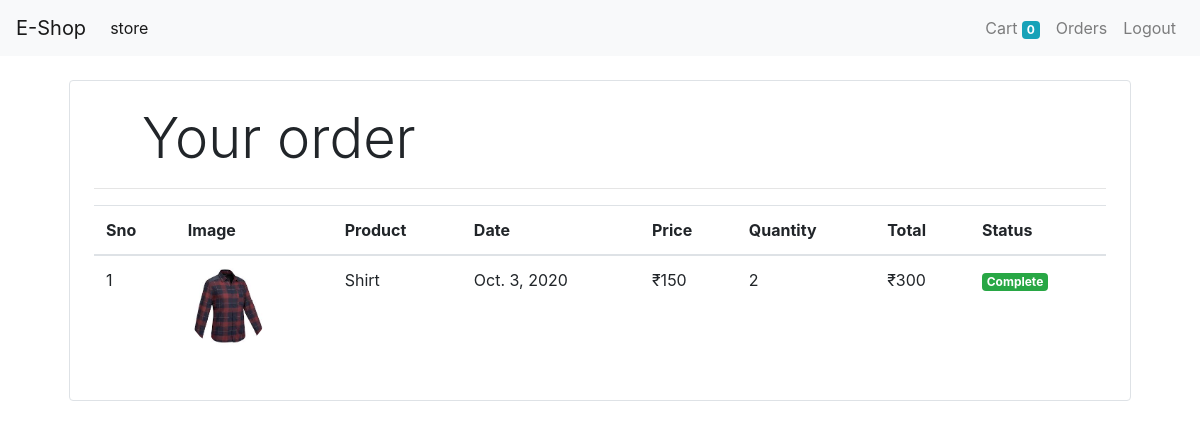
The page /orders/ (signed in) on the database its author committed.
### store/models/orders.py (models this page shows, shortened)
class Order(models.Model):
    product = models.ForeignKey(Product, on_delete=models.CASCADE)
    customer = models.ForeignKey(Customer, on_delete=models.CASCADE)
    quantity = models.IntegerField(default=1)
    phone = models.CharField(max_length=50, default='', blank=True)
    address = models.CharField(max_length=50, default='', blank=True)
    price = models.IntegerField()
    date = models.DateField(default=datetime.datetime.today)
    status = models.BooleanField(default=False)
    @staticmethod
    def get_order_by_customer(customer_id):
        return Order\
            .objects\
            .filter(customer=customer_id)\
            .order_by('-date')

### store/models/product.py (models this page shows, shortened)
class Product(models.Model):
    name = models.CharField(max_length=50) #not null default
    price = models.IntegerField(default=0)
    category = models.ForeignKey(Category , on_delete=models.CASCADE , default=1)
    description = models.CharField(max_length=200,default='',null=True,blank='')
    image = models.ImageField(upload_to='uploads/products/')

### store/middlewares/auth.py (the view)
    def middleware(request):
        returnUrl =request.META['PATH_INFO']
        if not request.session.get('customer'):
            return redirect(f'login?return_url={returnUrl}')
        response = get_response(request)
        return response

### store/templatetags/custom_filter.py (called while the page is built)
@register.filter(name='currency')
def currency(number):
    return "₹"+str(number)

@register.filter(name='multiply')
def multiply(number,number1):
    return number * number1

### store/views/orders.py (called while the page is built)
    def get(self , request):
        customer= request.session.get('customer')
        orders= Order.get_order_by_customer(customer)
        print(orders)
        orders=orders.reverse()
        return render(request,'orders.html' , {'orders':orders})

### store/templates/orders.html
{% extends 'base.html' %}
{% block content %}
{% load cart %}
{% load custom_filter%}
<div class="container">
<div class="border rounded p-4 m-4">
            <p class="display-4 pl-4 ml-4">Your order</p>
            <hr>
    <table class="table">
        <thead>
            <tr>
                <th>Sno</th>
                <th>Image</th>
                <th>Product</th>
                <th>Date</th>
                <th>Price</th>
                <th>Quantity</th>
                <th>Total</th>
                <th>Status</th>
            </tr>
        </thead>
        <tbody>
            {% for order in orders %}
            <tr>
                <td scope="row">{{forloop.counter}}</td>
                <td><img style ="height: 80px;" class="rounded-circle" src="{{order.product.image.url}}" alt=""></td>
                <td>{{order.product.name}}</td>
                <td>{{order.date}}</td>
                <td>{{order.price|currency}}</td>
                <td>{{order.quantity}}</td>
                <td>{{order.quantity|multiply:order.price|currency}}</td>
                {% if order.status %}
                <td><small class="badge badge-success">Complete</small></td>
                {% else %}
                <td><small class="badge badge-warning">Pending</small></td>
                {% endif %}
            </tr>
            {% endfor %}
        </tbody>
    </table>
</div>
</div>
{% endblock %}

### rows shown on the page
Order: product.image (picture), product.name "Shirt", date "Oct. 3, 2020", price "₹150", quantity "2", quantity|multiply "₹300", status "Complete"

### other values the page prints
{{ request.session.cart.keys|length }} "0"
